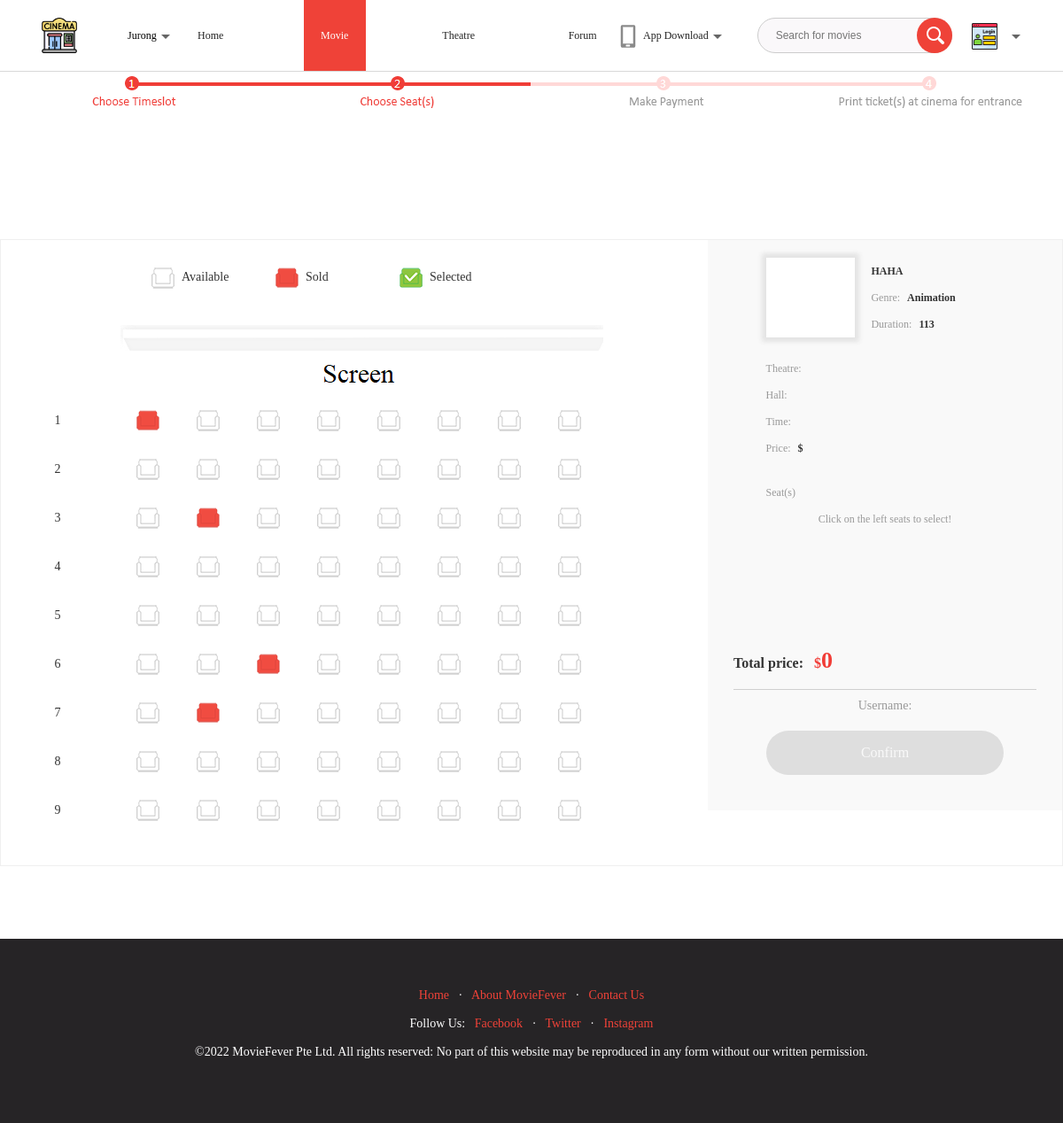
Before: /selectionSeat.php?Name=HAHA with the older database file.
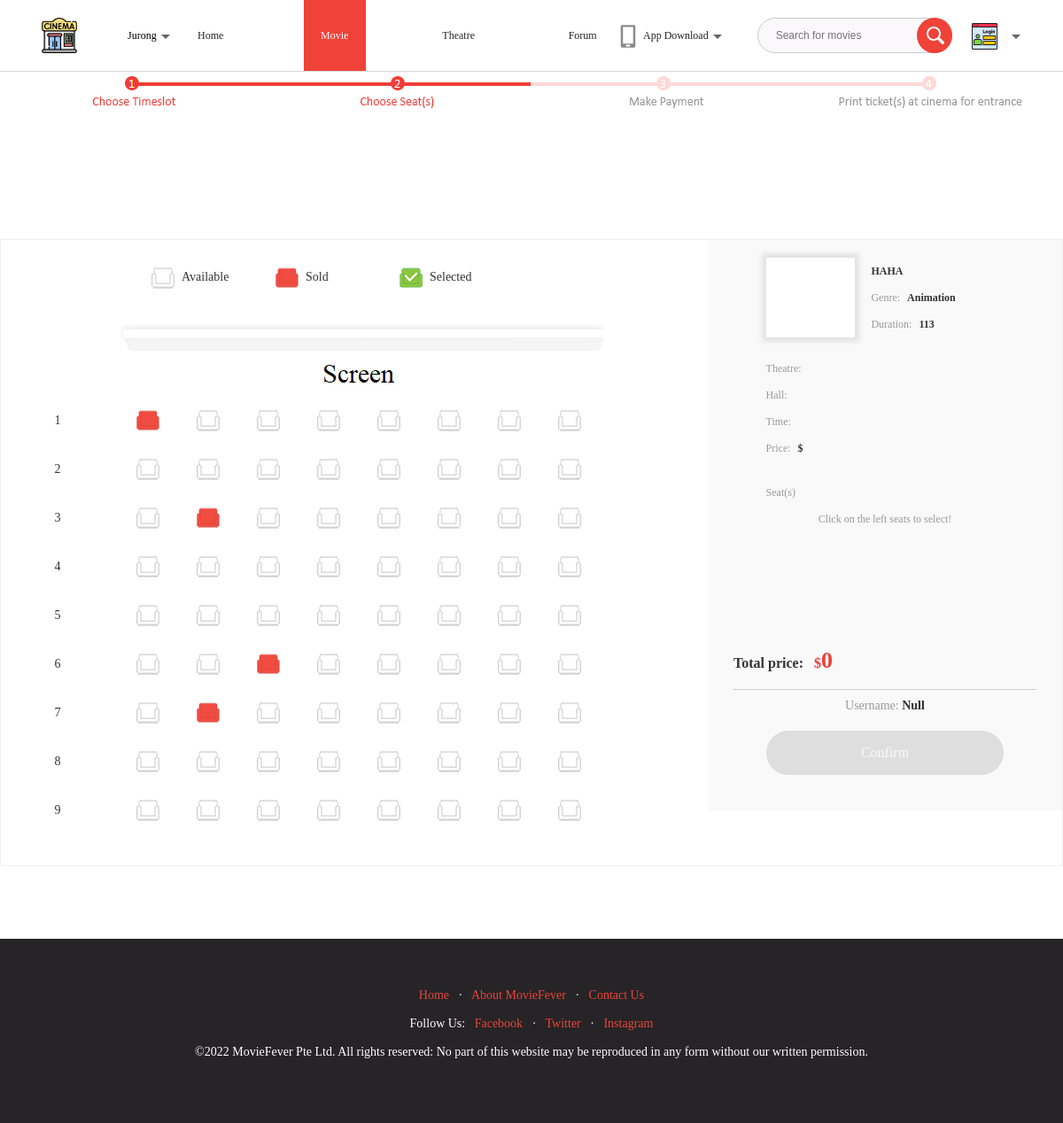
After: the same page with the newer database file.
### tables this page shows
create table movies (
    Name varchar(255),
    Type varchar(255),
    Tag varchar(255),
    Status varchar(255),
    Region varchar(255),
    Duration int,
    Director varchar(255),
    Characters varchar(255),
    Box float(10, 2),
    Descriptions varchar(65532),
    URL varchar(255),
    Trailer varchar(255),
    Likes int, 
    ShowTime varchar(255),
    Price float(10, 2)
);

create table currentuser (
    Name varchar(255),
    Password varchar(255),
    URL varchar(255)
);

### selectionSeat.php (the view, shortened to what the changed rows need)
<!DOCTYPE html>
<html lang="en">
<head>
    <link rel="stylesheet" href="css/index.css">
    <link rel="stylesheet" href="css/clear.css">
    <link rel="stylesheet" href="css/seat.css">
    <?php
        $theatre_name = $_GET["Theatre"];
        print_r($theatre_name);
    ?>
</head>
<body>
    <?php
        $servername = "localhost";
        $username = "root";
        $password = "";
        $databasename = "moviefever";
        $db = new mysqli($servername, $username, $password, $databasename);
        $movie_name = $_GET["Name"];
        $sql = "select * from currentUser";
        $result = $db->query($sql);
        $records=$result->fetch_assoc();
        $current_user = $records["Name"];
    ?>
    <div class="container">
        <div class="main">
            <div class="data">
                <?php
                    $sql = "select * from movies where Name='$movie_name'";
                    $result = $db->query($sql);
                    $records=$result->fetch_assoc();
                    $movie_genre = $records['Type'];
                    $movie_duration = $records['Duration'];
                    echo "<div class='movie-data'>";
                    echo "<div class='text'>";
                    echo "<p>Genre: <span id='moviekind'>$movie_genre</span></p>";
                    echo "<p>Duration: <span class='time'>$movie_duration</span></p>";
                    echo "</div>";
                    echo "</div>";
                ?>
                <?php
                    echo "<div class='user-data'>";
                    echo "<p>Username: <span>$current_user</span></p>";
                    echo "</div>";
                ?>
            </div>
        </div>
    </div>
</body>
</html>

Changed rows visible on the page:
added currentuser: Name "Null"
